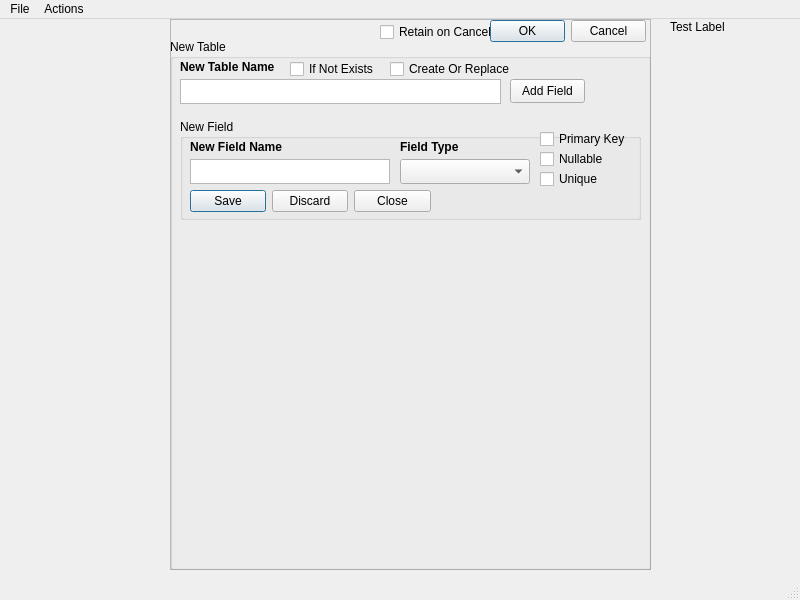
<?xml version="1.0" encoding="UTF-8"?>
<ui version="4.0">
 <class>MainWindow</class>
 <widget class="QMainWindow" name="MainWindow">
  <property name="geometry">
   <rect>
    <x>0</x>
    <y>0</y>
    <width>800</width>
    <height>600</height>
   </rect>
  </property>
  <property name="windowTitle">
   <string>SQLite Helper</string>
  </property>
  <widget class="QWidget" name="centralwidget">
   <widget class="QWidget" name="verticalLayoutWidget">
    <property name="geometry">
     <rect>
      <x>0</x>
      <y>0</y>
      <width>160</width>
      <height>551</height>
     </rect>
    </property>
    <layout class="QVBoxLayout" name="cntrSideBar"/>
   </widget>
   <widget class="QFrame" name="newTableFrame">
    <property name="enabled">
     <bool>true</bool>
    </property>
    <property name="geometry">
     <rect>
      <x>170</x>
      <y>0</y>
      <width>481</width>
      <height>551</height>
     </rect>
    </property>
    <property name="frameShape">
     <enum>QFrame::StyledPanel</enum>
    </property>
    <property name="frameShadow">
     <enum>QFrame::Raised</enum>
    </property>
    <widget class="QGroupBox" name="newTableGroup">
     <property name="geometry">
      <rect>
       <x>0</x>
       <y>20</y>
       <width>481</width>
       <height>531</height>
      </rect>
     </property>
     <property name="title">
      <string>New Table</string>
     </property>
     <widget class="QLabel" name="newTableNameLabel">
      <property name="geometry">
       <rect>
        <x>10</x>
        <y>20</y>
        <width>101</width>
        <height>16</height>
       </rect>
      </property>
      <property name="font">
       <font>
        <bold>true</bold>
       </font>
      </property>
      <property name="text">
       <string>New Table Name</string>
      </property>
     </widget>
     <widget class="QPlainTextEdit" name="newTableNameText">
      <property name="geometry">
       <rect>
        <x>10</x>
        <y>40</y>
        <width>321</width>
        <height>25</height>
       </rect>
      </property>
      <property name="verticalScrollBarPolicy">
       <enum>Qt::ScrollBarAlwaysOff</enum>
      </property>
     </widget>
     <widget class="QCheckBox" name="ifNotExistsCheckBox">
      <property name="geometry">
       <rect>
        <x>120</x>
        <y>20</y>
        <width>91</width>
        <height>20</height>
       </rect>
      </property>
      <property name="text">
       <string>If Not Exists</string>
      </property>
     </widget>
     <widget class="QCheckBox" name="replaceExistingCheckBox">
      <property name="geometry">
       <rect>
        <x>220</x>
        <y>20</y>
        <width>121</width>
        <height>20</height>
       </rect>
      </property>
      <property name="text">
       <string>Create Or Replace</string>
      </property>
     </widget>
     <widget class="QPushButton" name="addTableFieldButton">
      <property name="geometry">
       <rect>
        <x>340</x>
        <y>40</y>
        <width>75</width>
        <height>24</height>
       </rect>
      </property>
      <property name="text">
       <string>Add Field</string>
      </property>
     </widget>
     <widget class="QGroupBox" name="newTableFieldGroup">
      <property name="geometry">
       <rect>
        <x>10</x>
        <y>80</y>
        <width>461</width>
        <height>101</height>
       </rect>
      </property>
      <property name="title">
       <string>New Field</string>
      </property>
      <widget class="QLabel" name="newFieldNameLabel">
       <property name="geometry">
        <rect>
         <x>10</x>
         <y>20</y>
         <width>100</width>
         <height>16</height>
        </rect>
       </property>
       <property name="font">
        <font>
         <bold>true</bold>
        </font>
       </property>
       <property name="text">
        <string>New Field Name</string>
       </property>
      </widget>
      <widget class="QPlainTextEdit" name="newFieldNameText">
       <property name="geometry">
        <rect>
         <x>10</x>
         <y>40</y>
         <width>200</width>
         <height>25</height>
        </rect>
       </property>
       <property name="verticalScrollBarPolicy">
        <enum>Qt::ScrollBarAlwaysOff</enum>
       </property>
      </widget>
      <widget class="QLabel" name="newFieldTypeLabel">
       <property name="geometry">
        <rect>
         <x>220</x>
         <y>20</y>
         <width>100</width>
         <height>16</height>
        </rect>
       </property>
       <property name="font">
        <font>
         <bold>true</bold>
        </font>
       </property>
       <property name="text">
        <string>Field Type</string>
       </property>
      </widget>
      <widget class="QComboBox" name="newFieldTypeComboBox">
       <property name="geometry">
        <rect>
         <x>220</x>
         <y>40</y>
         <width>130</width>
         <height>25</height>
        </rect>
       </property>
      </widget>
      <widget class="QCheckBox" name="isPrimaryKeyCheckBox">
       <property name="geometry">
        <rect>
         <x>360</x>
         <y>10</y>
         <width>91</width>
         <height>20</height>
        </rect>
       </property>
       <property name="text">
        <string>Primary Key</string>
       </property>
      </widget>
      <widget class="QCheckBox" name="isNullableCheckBox">
       <property name="geometry">
        <rect>
         <x>360</x>
         <y>30</y>
         <width>91</width>
         <height>20</height>
        </rect>
       </property>
       <property name="text">
        <string>Nullable</string>
       </property>
      </widget>
      <widget class="QDialogButtonBox" name="newFieldButtonBox">
       <property name="geometry">
        <rect>
         <x>10</x>
         <y>70</y>
         <width>241</width>
         <height>24</height>
        </rect>
       </property>
       <property name="standardButtons">
        <set>QDialogButtonBox::Close|QDialogButtonBox::Discard|QDialogButtonBox::Save</set>
       </property>
      </widget>
      <widget class="QCheckBox" name="isFieldUniqueCheckBox">
       <property name="geometry">
        <rect>
         <x>360</x>
         <y>50</y>
         <width>91</width>
         <height>20</height>
        </rect>
       </property>
       <property name="text">
        <string>Unique</string>
       </property>
      </widget>
     </widget>
     <widget class="QLabel" name="newTableSqlPreviewLabel">
      <property name="geometry">
       <rect>
        <x>10</x>
        <y>340</y>
        <width>461</width>
        <height>181</height>
       </rect>
      </property>
      <property name="text">
       <string/>
      </property>
      <property name="alignment">
       <set>Qt::AlignLeading|Qt::AlignLeft|Qt::AlignTop</set>
      </property>
      <property name="wordWrap">
       <bool>true</bool>
      </property>
     </widget>
    </widget>
    <widget class="QDialogButtonBox" name="newTableOkCancel">
     <property name="geometry">
      <rect>
       <x>320</x>
       <y>0</y>
       <width>156</width>
       <height>24</height>
      </rect>
     </property>
     <property name="standardButtons">
      <set>QDialogButtonBox::Cancel|QDialogButtonBox::Ok</set>
     </property>
    </widget>
    <widget class="QCheckBox" name="keepNewTableEntryCheckBox">
     <property name="geometry">
      <rect>
       <x>210</x>
       <y>3</y>
       <width>111</width>
       <height>20</height>
      </rect>
     </property>
     <property name="text">
      <string>Retain on Cancel</string>
     </property>
    </widget>
   </widget>
   <widget class="QLabel" name="testLabel">
    <property name="geometry">
     <rect>
      <x>670</x>
      <y>0</y>
      <width>81</width>
      <height>16</height>
     </rect>
    </property>
    <property name="text">
     <string>Test Label</string>
    </property>
   </widget>
  </widget>
  <widget class="QMenuBar" name="menubar">
   <property name="geometry">
    <rect>
     <x>0</x>
     <y>0</y>
     <width>800</width>
     <height>22</height>
    </rect>
   </property>
   <widget class="QMenu" name="menuFile">
    <property name="title">
     <string>File</string>
    </property>
   </widget>
   <widget class="QMenu" name="menuActions">
    <property name="title">
     <string>Actions</string>
    </property>
    <addaction name="actionNewTable"/>
   </widget>
   <addaction name="menuFile"/>
   <addaction name="menuActions"/>
  </widget>
  <widget class="QStatusBar" name="statusbar"/>
  <action name="actionNewTable">
   <property name="text">
    <string>New Table</string>
   </property>
   <property name="toolTip">
    <string>Open new table creator.</string>
   </property>
  </action>
 </widget>
 <resources/>
 <connections/>
</ui>
